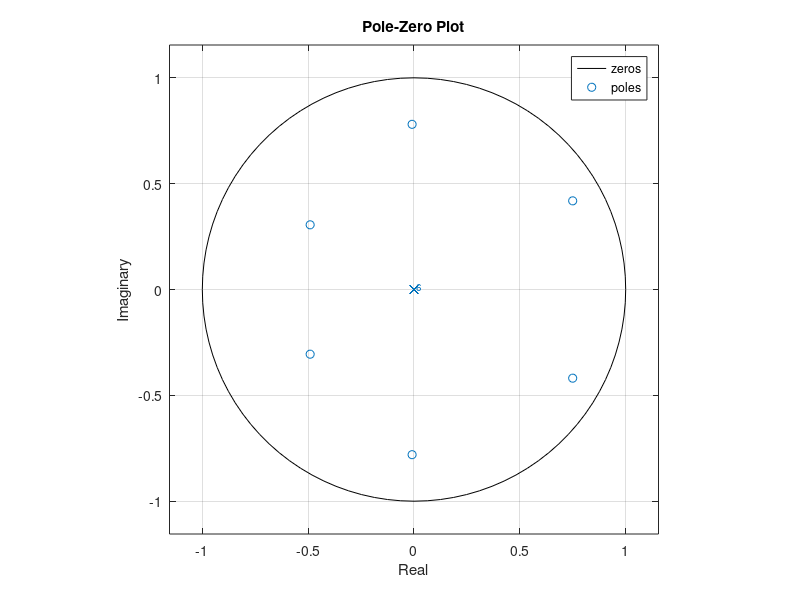

Here is the MATLAB script that generated this plot:
n = 1;
d = [1, -0.5, 0.2, -0.1, 0.007, 0.14, 0.15];

figure;
zplane(d,n);
title('Pole-Zero Plot');
xlabel('Real');
ylabel('Imaginary');
legend('zeros','poles');
